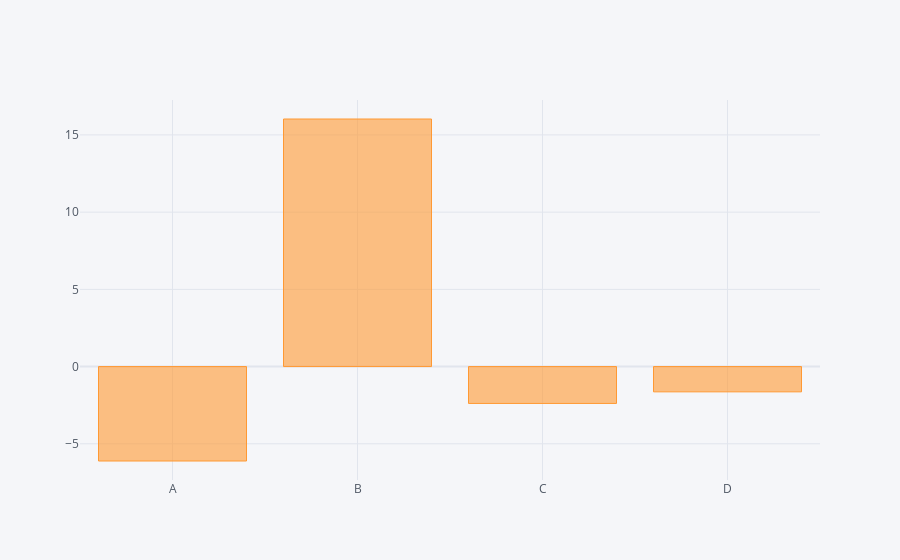

Notebook cell for this chart:
### Code cell
df.sum().iplot(kind='bar')

### Figure 1 — Plotly figure (JSON) as saved in the notebook; plotly's stock layout.template omitted (floating-point values rounded to 4 significant figures)
{"data": [{"marker": {"color": "rgba(255, 153, 51, 0.6)", "line": {"color": "rgba(255, 153, 51, 1.0)", "width": 1}}, "name": "None", "orientation": "v", "text": "", "type": "bar", "x": ["A", "B", "C", "D"], "y": [-6.114, 16.03, -2.387, -1.636]}], "layout": {"legend": {"bgcolor": "#F5F6F9", "font": {"color": "#4D5663"}}, "paper_bgcolor": "#F5F6F9", "plot_bgcolor": "#F5F6F9", "title": {"font": {"color": "#4D5663"}}, "xaxis": {"gridcolor": "#E1E5ED", "showgrid": true, "tickfont": {"color": "#4D5663"}, "title": {"font": {"color": "#4D5663"}, "text": ""}, "zerolinecolor": "#E1E5ED"}, "yaxis": {"gridcolor": "#E1E5ED", "showgrid": true, "tickfont": {"color": "#4D5663"}, "title": {"font": {"color": "#4D5663"}, "text": ""}, "zerolinecolor": "#E1E5ED"}}}
